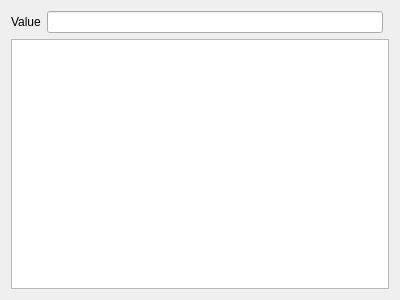
<?xml version="1.0" encoding="UTF-8"?>
<ui version="4.0">
 <class>QtToolPrimeExpertMainDialog</class>
 <widget class="QDialog" name="QtToolPrimeExpertMainDialog">
  <property name="geometry">
   <rect>
    <x>0</x>
    <y>0</y>
    <width>400</width>
    <height>300</height>
   </rect>
  </property>
  <property name="windowTitle">
   <string>PrimeExpert</string>
  </property>
  <layout class="QGridLayout" name="gridLayout">
   <item row="0" column="1">
    <widget class="QLineEdit" name="edit_value">
     <property name="text">
      <string/>
     </property>
    </widget>
   </item>
   <item row="1" column="0" colspan="3">
    <widget class="QPlainTextEdit" name="text"/>
   </item>
   <item row="0" column="0">
    <widget class="QLabel" name="label_value">
     <property name="text">
      <string>Value</string>
     </property>
    </widget>
   </item>
  </layout>
 </widget>
 <layoutdefault spacing="6" margin="11"/>
 <resources/>
 <connections/>
</ui>
